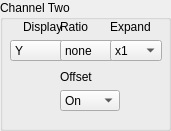
  <widget class="QGroupBox" name="groupBox_7">
   <property name="geometry">
    <rect>
     <x>450</x>
     <y>80</y>
     <width>171</width>
     <height>131</height>
    </rect>
   </property>
   <property name="title">
    <string>Channel Two</string>
   </property>
   <widget class="QWidget" name="verticalLayoutWidget_8">
    <property name="geometry">
     <rect>
      <x>10</x>
      <y>20</y>
      <width>67</width>
      <height>41</height>
     </rect>
    </property>
    <layout class="QVBoxLayout" name="verticalLayout_8">
     <item alignment="Qt::AlignHCenter">
      <widget class="QLabel" name="label_9">
       <property name="text">
        <string>Display</string>
       </property>
      </widget>
     </item>
     <item alignment="Qt::AlignHCenter">
      <widget class="QComboBox" name="ch2_disp">
       <item>
        <property name="text">
         <string>Y</string>
        </property>
       </item>
       <item>
        <property name="text">
         <string>Theta</string>
        </property>
       </item>
       <item>
        <property name="text">
         <string>X noise</string>
        </property>
       </item>
       <item>
        <property name="text">
         <string>Aux in 3</string>
        </property>
       </item>
       <item>
        <property name="text">
         <string>Aux in 4</string>
        </property>
       </item>
      </widget>
     </item>
    </layout>
   </widget>
   <widget class="QWidget" name="verticalLayoutWidget_9">
    <property name="geometry">
     <rect>
      <x>60</x>
      <y>20</y>
      <width>69</width>
      <height>41</height>
     </rect>
    </property>
    <layout class="QVBoxLayout" name="verticalLayout_9">
     <item>
      <widget class="QLabel" name="label_10">
       <property name="text">
        <string>Ratio</string>
       </property>
      </widget>
     </item>
     <item alignment="Qt::AlignHCenter">
      <widget class="QComboBox" name="ch2_ratio">
       <item>
        <property name="text">
         <string>none</string>
        </property>
       </item>
       <item>
        <property name="text">
         <string>Aux In 3</string>
        </property>
       </item>
       <item>
        <property name="text">
         <string>Aux in 4</string>
        </property>
       </item>
      </widget>
     </item>
    </layout>
   </widget>
   <widget class="QWidget" name="verticalLayoutWidget_10">
    <property name="geometry">
     <rect>
      <x>110</x>
      <y>20</y>
      <width>52</width>
      <height>41</height>
     </rect>
    </property>
    <layout class="QVBoxLayout" name="verticalLayout_10">
     <item>
      <widget class="QLabel" name="label_11">
       <property name="text">
        <string>Expand</string>
       </property>
      </widget>
     </item>
     <item alignment="Qt::AlignHCenter">
      <widget class="QComboBox" name="ch2_expand">
       <item>
        <property name="text">
         <string>x1</string>
        </property>
       </item>
       <item>
        <property name="text">
         <string>x10</string>
        </property>
       </item>
       <item>
        <property name="text">
         <string>x100</string>
        </property>
       </item>
      </widget>
     </item>
    </layout>
   </widget>
   <widget class="QWidget" name="verticalLayoutWidget_11">
    <property name="geometry">
     <rect>
      <x>60</x>
      <y>70</y>
      <width>60</width>
      <height>41</height>
     </rect>
    </property>
    <layout class="QVBoxLayout" name="verticalLayout_11">
     <item>
      <widget class="QLabel" name="label_12">
       <property name="text">
        <string>Offset</string>
       </property>
      </widget>
     </item>
     <item alignment="Qt::AlignHCenter">
      <widget class="QComboBox" name="ch2_offset">
       <item>
        <property name="text">
         <string>On</string>
        </property>
       </item>
       <item>
        <property name="text">
         <string>Off</string>
        </property>
       </item>
       <item>
        <property name="text">
         <string>Auto</string>
        </property>
       </item>
       <item>
        <property name="text">
         <string>Modify</string>
        </property>
       </item>
      </widget>
     </item>
    </layout>
   </widget>
  </widget>
